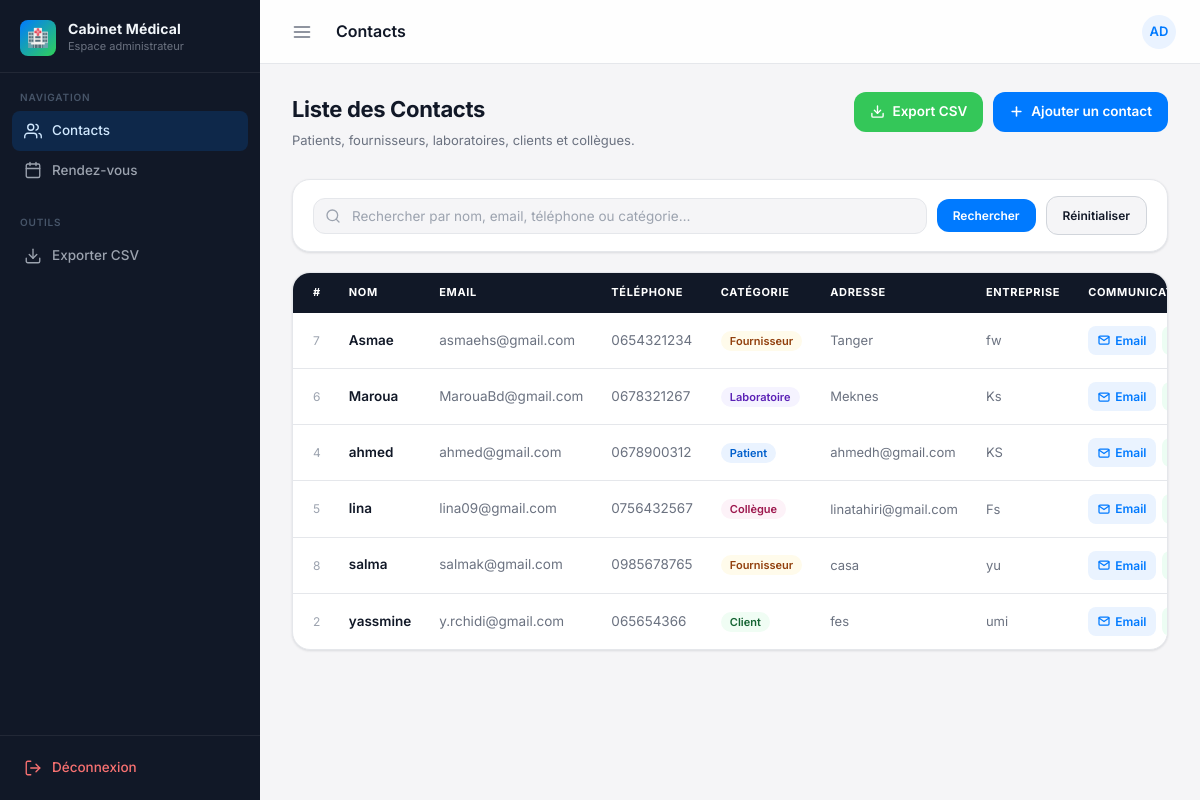
Page /contacts (signed in) on the committed database.
### tables this page shows
CREATE TABLE contacts (
                    id INTEGER PRIMARY KEY AUTOINCREMENT,
                    name TEXT NOT NULL,
                    email TEXT UNIQUE NOT NULL,
                    phone TEXT NOT NULL,
                    category TEXT DEFAULT 'General',
                    address TEXT DEFAULT '',
                    company TEXT DEFAULT ''
                );

### app.py (the view)
@app.route("/contacts")
def contacts():
    if not require_login():
        return redirect(url_for("login"))
    q = request.args.get("q", "")
    conn = connect()
    cur = conn.cursor()
    if q:
        like = f"%{q}%"
        cur.execute("""
            SELECT * FROM contacts
            WHERE name LIKE ? OR email LIKE ? OR phone LIKE ? OR category LIKE ?
            ORDER BY name
        """, (like, like, like, like))
    else:
        cur.execute("SELECT * FROM contacts ORDER BY name")
    data = cur.fetchall()
    conn.close()
    return render_template("contacts.html", contacts=data, q=q)

### app.py (called while the page is built)
def connect():
    return sqlite3.connect(DB_PATH)

def require_login():
    return session.get("admin") is True

### templates/contacts.html (shortened to what this page needs)
{% extends 'base.html' %}
{% block topbar_title %}Contacts{% endblock %}
{% block content %}
<div class="page-header">
  <div class="page-header-text">
    <h1>Liste des Contacts</h1>
    <p>Patients, fournisseurs, laboratoires, clients et collègues.</p>
  </div>
  <div class="page-header-actions">
    <a class="btn btn-success" href="{{ url_for('export_csv') }}">
      <svg width="15" height="15" viewBox="0 0 24 24" fill="none" stroke="currentColor" stroke-width="2.2" stroke-linecap="round" stroke-linejoin="round"><path d="M21 15v4a2 2 0 0 1-2 2H5a2 2 0 0 1-2-2v-4"/><polyline points="7 10 12 15 17 10"/><line x1="12" y1="15" x2="12" y2="3"/></svg>
      Export CSV
    </a>
    <a class="btn btn-primary" href="{{ url_for('add_contact') }}">
      <svg width="15" height="15" viewBox="0 0 24 24" fill="none" stroke="currentColor" stroke-width="2.5" stroke-linecap="round" stroke-linejoin="round"><line x1="12" y1="5" x2="12" y2="19"/><line x1="5" y1="12" x2="19" y2="12"/></svg>
      Ajouter un contact
    </a>
  </div>
</div>
<div class="card" style="padding: 16px 20px;">
  <form class="search-wrap" method="get">
    <div class="search-input-wrap">
      <input name="q" placeholder="Rechercher par nom, email, téléphone ou catégorie…" value="{{ q }}">
    </div>
    <button type="submit" class="btn btn-primary btn-sm" style="padding: 9px 16px;">Rechercher</button>
    <a class="btn btn-secondary btn-sm" style="padding: 9px 16px;" href="{{ url_for('contacts') }}">Réinitialiser</a>
  </form>
</div>
<div class="card" style="padding: 0; overflow: hidden;">
  <div class="table-wrap">
    <table>
      <thead>
        <tr>
          <th style="width:48px; padding-left:20px;">#</th>
          <th>Nom</th>
          <th>Email</th>
          <th>Téléphone</th>
          <th>Catégorie</th>
          <th>Adresse</th>
          <th>Entreprise</th>
          <th>Communication</th>
        </tr>
      </thead>
      <tbody>
        {% for c in contacts %}
        <tr>
          <td style="padding-left:20px; color:var(--text-light); font-size:12px;">{{ c[0] }}</td>
          <td class="td-name">{{ c[1] }}</td>
          <td style="color:var(--text-muted);">{{ c[2] }}</td>
          <td style="color:var(--text-muted);">{{ c[3] }}</td>
          <td>
            {% set cat = c[4] or 'General' %}
            {% set cat_class = {
              'Patient': 'cat-patient',
              'Fournisseur': 'cat-fournisseur',
              'Laboratoire': 'cat-laboratoire',
              'Client': 'cat-client',
              'Collègue': 'cat-collegue',
              'General': 'cat-general'
            }[cat] or 'cat-general' %}
            <span class="category-badge {{ cat_class }}">{{ cat }}</span>
          </td>
          <td style="color:var(--text-muted); font-size:13px;">{{ c[5] or '—' }}</td>
          <td style="color:var(--text-muted); font-size:13px;">{{ c[6] or '—' }}</td>
          <td>
            <div class="actions-cell">
              <a class="comm-action comm-email" href="mailto:{{ c[2] }}">
                <svg width="12" height="12" viewBox="0 0 24 24" fill="none" stroke="currentColor" stroke-width="2.5" stroke-linecap="round" stroke-linejoin="round"><path d="M4 4h16c1.1 0 2 .9 2 2v12c0 1.1-.9 2-2 2H4c-1.1 0-2-.9-2-2V6c0-1.1.9-2 2-2z"/><polyline points="22,6 12,13 2,6"/></svg>
                Email
              </a>
              <a class="comm-action comm-whatsapp" target="_blank" href="https://wa.me/{{ c[3]|replace(' ', '')|replace('-', '')|replace('+', '') }}">
              </a>
            </div>
          </td>
        </tr>
        {% endfor %}
      </tbody>
    </table>
  </div>
</div>
{% endblock %}

### templates/base.html (shortened to what this page needs)
<!doctype html>
<html lang="fr">
<head>
  <link rel="stylesheet" href="{{ url_for('static', filename='style.css') }}">
</head>
<body>
  <aside class="sidebar" id="sidebar">
    <div class="sidebar-header">
      <div class="sidebar-logo">🏥</div>
      <div>
        <div class="sidebar-title">Cabinet Médical</div>
        <div class="sidebar-subtitle">Espace administrateur</div>
      </div>
    </div>
    <nav class="sidebar-nav">
      <div class="nav-section">
        <div class="nav-section-label">Navigation</div>
        <a href="{{ url_for('contacts') }}" class="nav-link {% if request.endpoint == 'contacts' or request.endpoint == 'add_contact' or request.endpoint == 'edit_contact' %}active{% endif %}">
          <svg viewBox="0 0 24 24"><path d="M17 21v-2a4 4 0 0 0-4-4H5a4 4 0 0 0-4 4v2"/><circle cx="9" cy="7" r="4"/><path d="M23 21v-2a4 4 0 0 0-3-3.87"/><path d="M16 3.13a4 4 0 0 1 0 7.75"/></svg>
          <span>Contacts</span>
        </a>
        <a href="{{ url_for('rdv') }}" class="nav-link {% if request.endpoint == 'rdv' %}active{% endif %}">
          <svg viewBox="0 0 24 24"><rect x="3" y="4" width="18" height="18" rx="2" ry="2"/><line x1="16" y1="2" x2="16" y2="6"/><line x1="8" y1="2" x2="8" y2="6"/><line x1="3" y1="10" x2="21" y2="10"/></svg>
          <span>Rendez-vous</span>
        </a>
      </div>
      <div class="nav-section">
        <div class="nav-section-label">Outils</div>
        <a href="{{ url_for('export_csv') }}" class="nav-link">
          <svg viewBox="0 0 24 24"><path d="M21 15v4a2 2 0 0 1-2 2H5a2 2 0 0 1-2-2v-4"/><polyline points="7 10 12 15 17 10"/><line x1="12" y1="15" x2="12" y2="3"/></svg>
          <span>Exporter CSV</span>
        </a>
      </div>
    </nav>
    <div class="sidebar-footer">
      <a href="{{ url_for('logout') }}" class="nav-link" style="color:#f87171;">
        <svg viewBox="0 0 24 24"><path d="M9 21H5a2 2 0 0 1-2-2V5a2 2 0 0 1 2-2h4"/><polyline points="16 17 21 12 16 7"/><line x1="21" y1="12" x2="9" y2="12"/></svg>
        <span>Déconnexion</span>
      </a>
    </div>
  </aside>
  <header class="topbar" id="topbar">
    <button class="hamburger" id="hamburger" onclick="toggleSidebar()" aria-label="Menu">
      <svg viewBox="0 0 24 24" fill="none" stroke="currentColor" stroke-width="2" stroke-linecap="round" stroke-linejoin="round">
        <line x1="3" y1="6" x2="21" y2="6"/>
        <line x1="3" y1="12" x2="21" y2="12"/>
        <line x1="3" y1="18" x2="21" y2="18"/>
      </svg>
    </button>
    <span class="topbar-title">{% block topbar_title %}Gestionnaire{% endblock %}</span>
    <div class="topbar-actions">
      <div class="avatar" title="Admin">AD</div>
    </div>
  </header>
  <main class="main" id="main">
    <div class="page-content">
      {% block content %}{% endblock %}
    </div>
  </main>
</body>
</html>

### rows in the picture
contacts: id "7", name "Asmae", email "asmaehs@gmail.com", phone "0654321234", category "Fournisseur", address "Tanger", company "fw"
contacts: id "6", name "Maroua", email "MarouaBd@gmail.com", phone "0678321267", category "Laboratoire", address "Meknes", company "Ks"
contacts: id "4", name "ahmed", email "ahmed@gmail.com", phone "0678900312", category "Patient", address "ahmedh@gmail.com", company "KS"
contacts: id "5", name "lina", email "lina09@gmail.com", phone "0756432567", category "Collègue", address "linatahiri@gmail.com", company "Fs"
contacts: id "8", name "salma", email "salmak@gmail.com", phone "0985678765", category "Fournisseur", address "casa", company "yu"
contacts: id "2", name "yassmine", email "y.rchidi@gmail.com", phone "065654366", category "Client", address "fes", company "umi"
